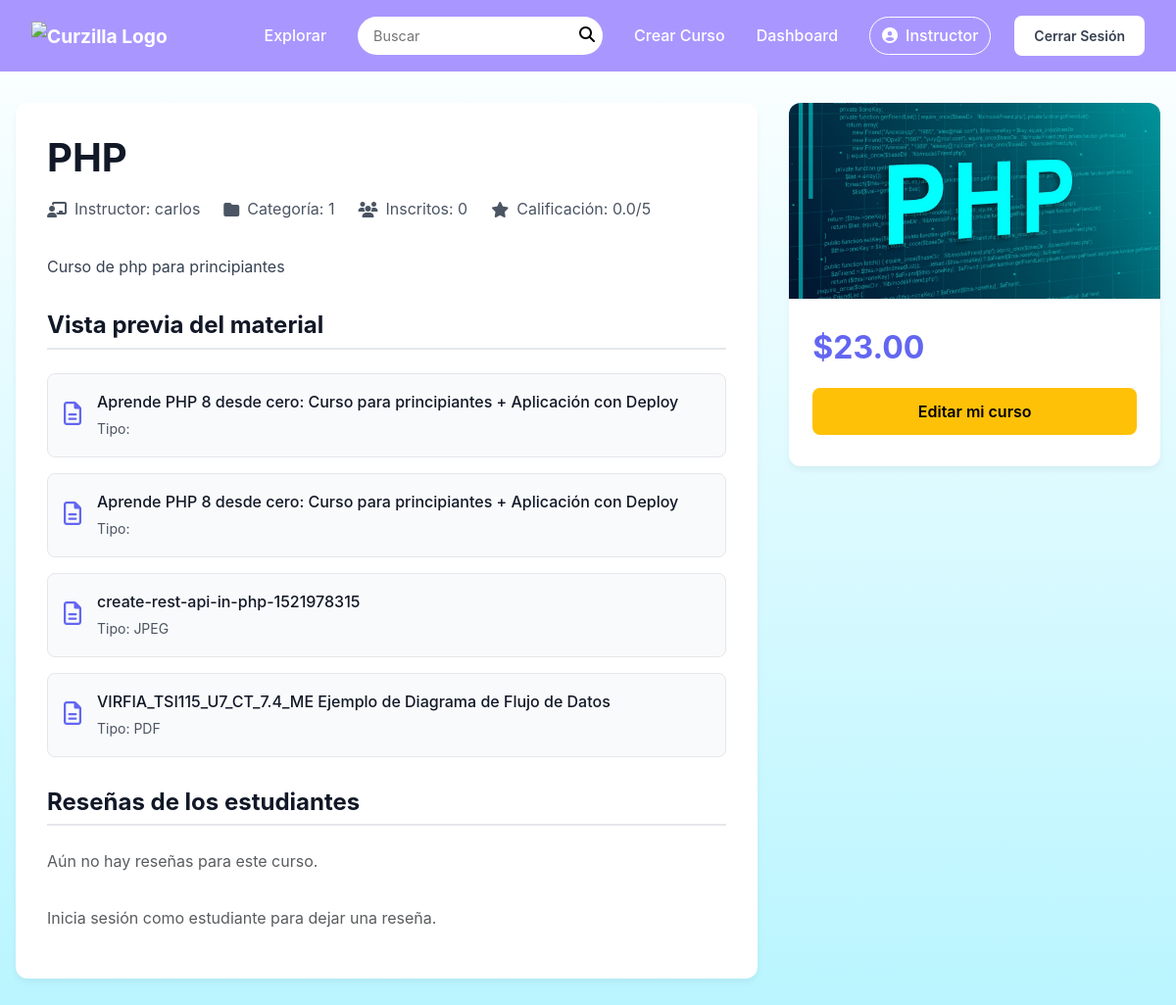
The app's page /views/courses/detalleCurso.php?id=21 (signed in) with its own data.
### tables this page shows
CREATE TABLE `cursos` (
  `id_curso` int(11) NOT NULL,
  `id_instructor` int(11) NOT NULL,
  `titulo` varchar(150) NOT NULL,
  `slug` varchar(170) NOT NULL,
  `portada` varchar(255) DEFAULT NULL,
  `descripcion` text NOT NULL,
  `duracion` varchar(50) DEFAULT NULL,
  `modalidad` enum('PRESENCIAL','VIRTUAL','HIBRIDA') NOT NULL DEFAULT 'VIRTUAL',
  `precio` decimal(10,2) NOT NULL DEFAULT 0.00,
  `fecha_inicio` date DEFAULT NULL,
  `cupos` int(11) NOT NULL DEFAULT 0,
  `estado` enum('BORRADOR','PENDIENTE','PUBLICADO','ARCHIVADO') NOT NULL DEFAULT 'BORRADOR',
  `creado_en` datetime NOT NULL DEFAULT current_timestamp(),
  `actualizado_en` datetime NOT NULL DEFAULT current_timestamp(),
  `id_categoria` int(11) DEFAULT NULL
);

CREATE TABLE `usuarios` (
  `id_usuario` int(11) NOT NULL,
  `nombre_completo` varchar(100) NOT NULL,
  `correo` varchar(150) NOT NULL,
  `contrasena_hash` varchar(255) NOT NULL,
  `estado` enum('ACTIVO','INACTIVO') NOT NULL DEFAULT 'ACTIVO',
  `creado_en` datetime NOT NULL DEFAULT current_timestamp(),
  `actualizado_en` datetime NOT NULL DEFAULT current_timestamp()
);

CREATE TABLE `materiales` (
  `id_material` int(11) NOT NULL,
  `id_curso` int(11) NOT NULL,
  `id_usuario` int(11) NOT NULL,
  `titulo` varchar(150) NOT NULL,
  `ruta_archivo` varchar(255) NOT NULL,
  `creado_en` datetime NOT NULL DEFAULT current_timestamp()
);

### views/courses/detalleCurso.php (the view, shortened to what this page needs)
<?php
$pdo = Database::getInstance();
$sessionUserId = $_SESSION['user_id'] ?? $_SESSION['usuario_id'] ?? null;
$sessionUserRol = $_SESSION['user_rol'] ?? $_SESSION['rol'] ?? null;
$idCurso = (int) $_GET['id'];
$stmt = $pdo->prepare("SELECT c.*, u.nombre_completo as nombre_instructor FROM cursos c LEFT JOIN usuarios u ON c.id_instructor = u.id_usuario WHERE c.id_curso = ?");
$stmt->execute([$idCurso]);
$curso = $stmt->fetch(PDO::FETCH_ASSOC);
$stmt = $pdo->prepare("SELECT * FROM materiales WHERE id_curso = ? ORDER BY creado_en DESC");
$stmt->execute([$idCurso]);
$materiales = $stmt->fetchAll(PDO::FETCH_ASSOC);
$resenaController = new ResenaController($pdo);
if (method_exists($resenaController, 'listarPorCurso')) {
    $resenas = $resenaController->listarPorCurso($idCurso);
} elseif (method_exists($resenaController, 'obtenerPorCurso')) {
    $resenas = $resenaController->obtenerPorCurso($idCurso);
} else {
    $stmt = $pdo->prepare("SELECT r.*, u.nombre_completo AS nombre_estudiante FROM resenas r JOIN usuarios u ON r.id_estudiante = u.id_usuario WHERE r.id_curso = ? ORDER BY r.creado_en DESC");
    $stmt->execute([$idCurso]);
    $resenas = $stmt->fetchAll(PDO::FETCH_ASSOC);
}
$stmt = $pdo->prepare("
    SELECT COUNT(i.id_inscripcion) AS total_inscritos,
           COALESCE(AVG(r.calificacion), 0) AS promedio_calificacion
    FROM cursos c
    LEFT JOIN inscripciones i ON c.id_curso = i.id_curso
    LEFT JOIN resenas r ON c.id_curso = r.id_curso
    WHERE c.id_curso = ?
");
$stmt->execute([$idCurso]);
$estadisticas = $stmt->fetch(PDO::FETCH_ASSOC) ?: ['total_inscritos' => 0, 'promedio_calificacion' => 0];
?>
<link rel="stylesheet" href="/portal_cursos/public/assets/css/detalleCurso.css?v=<?php echo time(); ?>">
<div class="curso-detalle">
    <div class="curso-main-content">
        <div class="curso-header">
            <h1 class="curso-titulo"><?= htmlspecialchars($curso['titulo']) ?></h1>
            <div class="curso-meta">
                <div class="curso-meta-item">
                    <i class="fas fa-chalkboard-teacher"></i>
                    <span>Instructor: <?= htmlspecialchars($curso['nombre_instructor']) ?></span>
                </div>
                <div class="curso-meta-item">
                    <i class="fas fa-folder"></i>
                    <span>Categoría: <?= htmlspecialchars($curso['id_categoria'] ?? 'Sin categoría') ?></span>
                </div>
                <div class="curso-meta-item">
                    <i class="fas fa-users"></i>
                    <span>Inscritos: <?= (int)$estadisticas['total_inscritos'] ?></span>
                </div>
                <div class="curso-meta-item">
                    <i class="fas fa-star"></i>
                    <span>Calificación: <?= number_format((float)$estadisticas['promedio_calificacion'], 1) ?>/5</span>
                </div>
            </div>
        </div>
        <div class="curso-descripcion">
            <p><?= nl2br(htmlspecialchars($curso['descripcion'])) ?></p>
        </div>
        <div class="materiales-section">
            <h4 class="materiales-titulo">Vista previa del material</h4>
            <?php if (!empty($materiales)): ?>
            <div class="materiales-lista">
                <?php foreach ($materiales as $m): ?>
                <div class="material-item">
                    <div class="material-icon"><i class="far fa-file-alt"></i></div>
                    <div class="material-info">
                        <div class="material-titulo"><?= htmlspecialchars($m['titulo']) ?></div>
                        <div class="material-meta">Tipo: <?php
                            $extension = pathinfo($m['ruta_archivo'], PATHINFO_EXTENSION);
                            if (str_contains($m['ruta_archivo'], 'youtube.com')) {
                                echo 'Video';
                            } else {
                                echo strtoupper($extension);
                            }
                        ?></div>
                    </div>
                </div>
                <?php endforeach; ?>
            </div>
            <?php else: ?>
                <p class="text-muted">Este curso aún no tiene materiales disponibles.</p>
            <?php endif; ?>
        </div>
        <div class="resenas-section">
            <h4 class="resenas-titulo">Reseñas de los estudiantes</h4>
            <?php if (!empty($resenas)): ?>
                <div class="resenas-lista">
                <?php foreach ($resenas as $r): ?>
                <div class="resena-item">
                    <div class="resena-header">
                        <div class="resena-autor"><?= htmlspecialchars($r['nombre_estudiante'] ?? $r['nombre_completo'] ?? 'Estudiante') ?></div>
                        <div class="resena-fecha"><?= date('d/m/Y', strtotime($r['creado_en'] ?? $r['fecha'] ?? date('Y-m-d'))) ?></div>
                    </div>
                    <div class="resena-calificacion">
                        <?php for ($i = 1; $i <= 5; $i++): ?>
                            <?= $i <= (int)$r['calificacion'] ? '★' : '☆'; ?>
                        <?php endfor; ?>
                    </div>
                    <div class="resena-contenido"><?= htmlspecialchars($r['comentario'] ?? '') ?></div>
                </div>
                <?php endforeach; ?>
                </div>
            <?php else: ?>
                <p class="text-muted">Aún no hay reseñas para este curso.</p>
            <?php endif; ?>
        </div>
        <?php if ($sessionUserId && $sessionUserRol === 'estudiante'): ?>
        <div class="resena-form">
            <h5>Deja tu reseña</h5>
            <form id="form-resena" action="/portal_cursos/controllers/ResenaController.php?action=guardarResena" method="POST">
                <input type="hidden" name="id_curso" value="<?= (int)$curso['id_curso'] ?>">
                <input type="hidden" name="id_estudiante" value="<?= (int)$sessionUserId ?>">
                <div class="mb-3">
                    <label class="form-label">Calificación:</label><br>
                    <?php for ($i = 1; $i <= 5; $i++): ?>
                        <input type="radio" id="estrella<?= $i ?>" name="calificacion" value="<?= $i ?>" required>
                        <label for="estrella<?= $i ?>" style="cursor:pointer;font-size:1.5rem;color:gold;">&#9733;</label>
                    <?php endfor; ?>
                </div>
                <div class="mb-3">
                    <textarea name="comentario" class="form-control" rows="3" placeholder="Escribe tu reseña..." required></textarea>
                </div>
                <button type="submit" class="btn btn-primary">Enviar reseña</button>
            </form>
        </div>
        <?php else: ?>
            <p class="text-muted mt-3">Inicia sesión como estudiante para dejar una reseña.</p>
        <?php endif; ?>
    </div>
    <div class="curso-sidebar">
        <div class="curso-sidebar-card">
            <img src="<?= htmlspecialchars($curso['portada'] ?? '/portal_cursos/public/assets/img/placeholders/course-default.png') ?>"
                 class="curso-imagen"
                 alt="Portada del curso">
            <div class="curso-sidebar-body">
                <div class="curso-precio">$<?= number_format((float)($curso['precio'] ?? 0), 2) ?></div>
                <div class="curso-acciones">
                    <?php if (!$sessionUserId): ?>
                        <a href="/portal_cursos/views/auth/login.php" class="btn btn-primary">Inicia sesión para inscribirte</a>
                    <?php elseif ($sessionUserRol === 'instructor'): ?>
                        <button class="btn btn-warning">Editar mi curso</button>
                    <?php elseif ($sessionUserRol === 'administrador' || $sessionUserRol === 'admin'): ?>
                        <button class="btn btn-dark">Gestionar curso</button>
                    <?php endif; ?>
                </div>
            </div>
        </div>
    </div>
</div>
<?php
require_once __DIR__ . '/../layouts/layout.php';
?>

### public/assets/css/styles.css (style rules this page uses)
* { margin: 0; padding: 0; box-sizing: border-box; }
body { font-family: -apple-system, BlinkMacSystemFont, 'Segoe UI', Roboto, sans-serif; background: linear-gradient(180deg, #ffffff 0%, #b9f5ff 100%); min-height: 100vh; color: #1f2937; }
.btn { padding: 0.5rem 1.2rem; border: none; border-radius: 25px; cursor: pointer; font-weight: 500; font-size: 0.9rem; transition: all 0.3s; }
.btn { padding: 10px 20px; border: none; border-radius: 8px; font-size: 14px; font-weight: 600; cursor: pointer; transition: all 0.2s; }

### public/assets/css/crearCurso.css (style rules this page uses)
:root { --curzilla-primary: #6C63FF; --curzilla-primary-dark: #7C3AED; --curzilla-secondary: #A78BFA; --curzilla-accent: #10B981; --curzilla-accent-dark: #059669; --curzilla-orange: #F97316; --curzilla-orange-dark: #EA580C; --curzilla-danger: #EF4444; --curzilla-danger-dark: #DC2626; --curzilla-gray-50: #F9FAFB; --curzilla-gray-100: #F3F4F6; --curzilla-gray-200: #E5E7EB; --curzilla-gray-300: #D1D5DB; --curzilla-gray-400: #9CA3AF; --curzilla-gray-600: #4B5563; --curzilla-gray-700: #374151; --curzilla-gray-900: #111827; --curzilla-white: #FFFFFF; --curzilla-black: #000000; --spacing-xs: 0.25rem; --spacing-sm: 0.5rem; --spacing-md: 1rem; --spacing-lg: 1.5rem; --spacing-xl: 2rem; --spacing-2xl: 2.5rem; --curzilla-border-radius: 12px; --curzilla-border-radius-sm: 6px; --curzilla-border-radius-md: 8px; --curzilla-border-radius-lg: 20px; --curzilla-shadow: 0 1px 3px rgba(0, 0, 0, 0.1); --curzilla-shadow-lg: 0 4px 6px rgba(0, 0, 0, 0.1); --transition-fast: 0.2s ease; --transition-normal: 0.3s ease; }
*, *::before, *::after { margin: 0; padding: 0; box-sizing: border-box; }
body { background-color: var(--curzilla-gray-50); color: var(--curzilla-gray-900); line-height: 1.6; }

### public/assets/css/detalleCurso.css (style rules this page uses)
:root { --primary-color: #6366F1; --hover-color: #4F46E5; --gray-50: #F9FAFB; --gray-100: #F3F4F6; --gray-200: #E5E7EB; --gray-600: #4B5563; --gray-700: #374151; --gray-900: #111827; }
.curso-detalle { max-width: 1200px; margin: 2rem auto; padding: 0 1rem; display: grid; grid-template-columns: 1fr; gap: 2rem; }
@media (min-width: 992px) { .curso-detalle { grid-template-columns: 2fr 1fr; } }
.curso-main-content { background: white; border-radius: 12px; box-shadow: 0 4px 6px rgba(0, 0, 0, 0.05); padding: 2rem; }
.curso-sidebar { position: sticky; top: 2rem; }
.curso-header { margin-bottom: 2rem; }
.curso-titulo { font-size: 2.5rem; font-weight: bold; color: var(--gray-900); margin-bottom: 1rem; }
.curso-meta { display: flex; flex-wrap: wrap; gap: 1.5rem; color: var(--gray-600); margin-bottom: 1.5rem; }
.curso-meta-item { display: flex; align-items: center; gap: 0.5rem; }
.curso-sidebar-card { background: white; border-radius: 12px; box-shadow: 0 4px 6px rgba(0, 0, 0, 0.05); overflow: hidden; margin-bottom: 2rem; }
.curso-imagen { width: 100%; height: 200px; object-fit: cover; }
.curso-sidebar-body { padding: 1.5rem; }
.curso-precio { font-size: 2rem; font-weight: bold; color: var(--primary-color); margin-bottom: 1rem; }
.curso-acciones .btn { width: 100%; padding: 0.75rem; font-size: 1rem; margin-bottom: 0.5rem; }
.curso-descripcion { color: var(--gray-700); line-height: 1.7; margin-bottom: 2rem; }
.materiales-section { margin-bottom: 2rem; }
.materiales-titulo { font-size: 1.5rem; font-weight: bold; color: var(--gray-900); margin-bottom: 1.5rem; border-bottom: 2px solid var(--gray-200); padding-bottom: 0.5rem; }
.materiales-lista { display: grid; gap: 1rem; }
.material-item { display: flex; align-items: center; padding: 1rem; background: var(--gray-50); border-radius: 8px; transition: all 0.3s ease; border: 1px solid var(--gray-200); }
.material-icon { font-size: 1.5rem; color: var(--primary-color); margin-right: 1rem; }
.material-info { flex: 1; }
.material-titulo { font-weight: 500; color: var(--gray-900); margin-bottom: 0.25rem; }
.material-meta { font-size: 0.875rem; color: var(--gray-600); }
.resenas-section { margin-bottom: 2rem; }
.resenas-titulo { font-size: 1.5rem; font-weight: bold; color: var(--gray-900); margin-bottom: 1.5rem; border-bottom: 2px solid var(--gray-200); padding-bottom: 0.5rem; }

### records on screen
cursos: titulo "PHP", id_instructor.nombre_completo "carlos", id_categoria "1", descripcion "Curso de php para principiantes", portada (picture), precio "23.00"
materiales: titulo "Aprende PHP 8 desde cero: Curso para principiantes + Aplicación con Deploy"
materiales: titulo "Aprende PHP 8 desde cero: Curso para principiantes + Aplicación con Deploy"
materiales: titulo "create-rest-api-in-php-1521978315", ruta_archivo "JPEG"
materiales: titulo "VIRFIA_TSI115_U7_CT_7.4_ME Ejemplo de Diagrama de Flujo de Datos", ruta_archivo "PDF"

### other values on screen
$_SESSION['user_nombre'] "Instructor"
$estadisticas['total_inscritos'] "0"
$estadisticas['promedio_calificacion'] "0.0"
